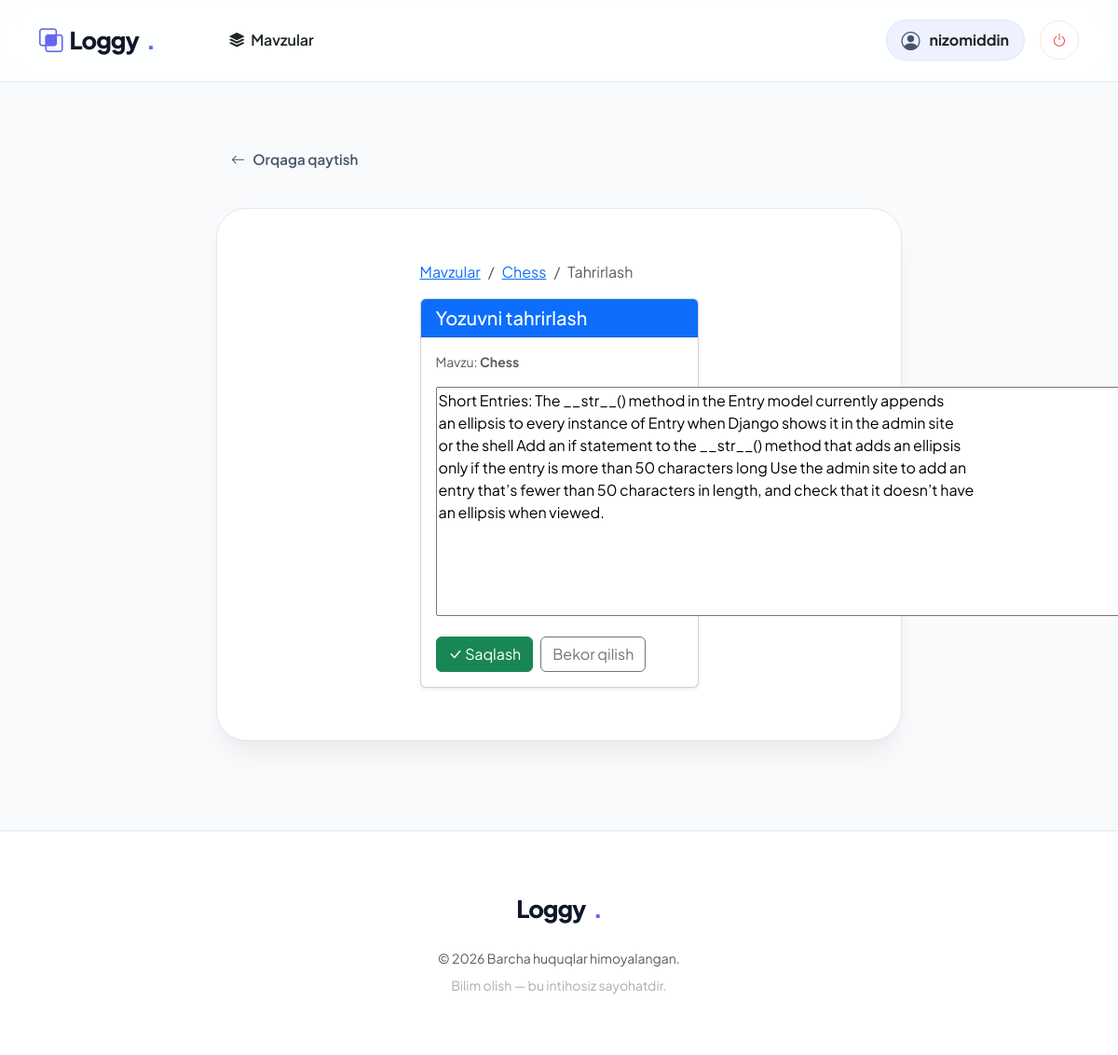
The app's page /edit_entry/3/ (signed in) with its own data.
### learning_logs/models.py (models this page shows, shortened)
class Topic(models.Model):
    text = models.CharField(max_length=200)
    date_added = models.DateTimeField(auto_now_add=True)
    owner = models.ForeignKey(User, on_delete=models.CASCADE)
    def __str__(self):
        return self.text

class Entry(models.Model):
    topic = models.ForeignKey(Topic, on_delete=models.CASCADE)
    text = models.TextField()
    date_added = models.DateTimeField(auto_now_add=True)
    class Meta:
        verbose_name_plural = 'entries'

### learning_logs/views.py (the view)
# urls.py: path('edit_entry/<int:entry_id>/', views.edit_entry, name='edit_entry'),
@login_required
def edit_entry(request, entry_id):
    entry = get_object_or_404(Entry, id=entry_id)
    topic = entry.topic
    if topic.owner != request.user:
        raise Http404
    if request.method != 'POST':
        form = EntryModelForm(instance=entry)
    else:
        form = EntryModelForm(instance=entry, data=request.POST)
        if form.is_valid():
            form.save()
            return HttpResponseRedirect(reverse('learning_logs:topic', args=[topic.id]))
    context = {'entry': entry, 'topic': topic, 'form': form}
    return render(request, 'learning_logs/edit_entry.html', context)

### learning_logs/forms.py
class EntryModelForm(forms.ModelForm):
    class Meta:
        model = Entry
        fields = ['text']
        labels = {'text': ''}
        widgets = {'text': forms.Textarea(attrs={'cols': 80})}

### learning_logs/templates/learning_logs/edit_entry.html (shortened to what this page needs)
{% extends "learning_logs/base.html" %}
{% block content %}
<div class="row justify-content-center">
    <div class="col-md-8 col-lg-6">
        <nav aria-label="breadcrumb">
            <ol class="breadcrumb">
                <li class="breadcrumb-item"><a href="{% url 'learning_logs:topics' %}">Mavzular</a></li>
                <li class="breadcrumb-item"><a href="{% url 'learning_logs:topic' topic.id %}">{{ topic }}</a></li>
                <li class="breadcrumb-item active" aria-current="page">Tahrirlash</li>
            </ol>
        </nav>
        <div class="card shadow-sm mt-3">
            <div class="card-header bg-primary text-white">
                <h5 class="card-title mb-0">Yozuvni tahrirlash</h5>
            </div>
            <div class="card-body">
                <p class="text-muted small">Mavzu: <strong>{{ topic }}</strong></p>
                <form action="{% url 'learning_logs:edit_entry' entry.id %}" method='post'>
                    <div class="mb-3">
                        {{ form.as_p }}
                    </div>
                    <div class="d-grid gap-2 d-md-flex justify-content-md-start">
                        <button name="submit" class="btn btn-success">
                            <i class="bi bi-check-lg"></i> Saqlash
                        </button>
                        <a href="{% url 'learning_logs:topic' topic.id %}" class="btn btn-outline-secondary">
                            Bekor qilish
                        </a>
                    </div>
                </form>
            </div>
        </div>
    </div>
</div>
{% endblock content %}

### learning_logs/templates/learning_logs/base.html (shortened to what this page needs)
<!DOCTYPE html>
<html lang="uz">
<head>
    <link href="https://cdn.jsdelivr.net/npm/bootstrap@5.3.2/dist/css/bootstrap.min.css" rel="stylesheet">
    <link rel="stylesheet" href="https://cdn.jsdelivr.net/npm/bootstrap-icons@1.11.2/font/bootstrap-icons.css">
</head>
<body class="d-flex flex-column min-vh-100">
    <nav class="navbar navbar-expand-lg sticky-top">
        <div class="container">
            <a class="navbar-brand" href="{% url 'learning_logs:index' %}">
                <i class="bi bi-intersect brand-dot"></i> Loggy<span class="brand-dot">.</span>
            </a>
            <div class="collapse navbar-collapse" id="navbarNav">
                <ul class="navbar-nav me-auto ps-lg-5">
                    <li class="nav-item">
                        <a class="nav-link fw-semibold px-3 text-dark" href="{% url 'learning_logs:topics' %}">
                            <i class="bi bi-stack me-1"></i> Mavzular
                        </a>
                    </li>
                </ul>
                <div class="d-flex align-items-center gap-3">
                    {% if user.is_authenticated %}
                        <div class="user-pill d-none d-sm-flex">
                            <i class="bi bi-person-circle text-accent fs-5"></i>
                            <span class="fw-bold text-dark fs-6">{{ user.username }}</span>
                        </div>
                        <form action="{% url 'users:logout' %}" method="post" class="m-0">
                            <button type="submit" class="logout-btn-circle" title="Chiqish">
                                <i class="bi bi-power"></i>
                            </button>
                        </form>
                    {% else %}
                        <a href="{% url 'users:login' %}" class="btn btn-link text-decoration-none text-dark fw-bold px-4">Kirish</a>
                        <a href="{% url 'users:register' %}" class="btn btn-brand">Boshlash</a>
                    {% endif %}
                </div>
            </div>
        </div>
    </nav>
    <main class="container main-container">
        <div class="row justify-content-center">
            <div class="col-xl-8 col-lg-10">
                {% if request.resolver_match.url_name != 'index' %}
                    <a href="javascript:history.back()" class="back-nav">
                        <i class="bi bi-arrow-left"></i> Orqaga qaytish
                    </a>
                {% endif %}
                <div class="content-box">
                    {% block content %}{% endblock content %}
                </div>
            </div>
        </div>
    </main>
    <footer class="text-center mt-auto">
        <div class="container">
            <div class="mb-4">
                <a class="navbar-brand justify-content-center" href="#">
                    Loggy<span class="brand-dot">.</span>
                </a>
            </div>
            <div class="text-muted small mb-0">
                &copy; 2026 Barcha huquqlar himoyalangan. <br>
                <span class="opacity-50 mt-2 d-block">Bilim olish — bu intihosiz sayohatdir.</span>
            </div>
        </div>
    </footer>
</body>
</html>

### learning_logs/templates/learning_logs/base.html (style rules this page uses)
:root { --accent: #6366f1; --accent-soft: #eef2ff; --surface: #ffffff; --background: #f8fafc; --text-heading: #0f172a; --text-body: #475569; --nav-bg: rgba(255, 255, 255, 0.85); --border: #e2e8f0; }
body { font-family: 'Plus Jakarta Sans', sans-serif; background-color: var(--background); color: var(--text-body); -webkit-font-smoothing: antialiased; text-rendering: optimizeLegibility; overflow-x: hidden; }
.navbar-brand { font-weight: 800; font-size: 1.6rem; letter-spacing: -1px; color: var(--text-heading) !important; display: flex; align-items: center; gap: 8px; }
.brand-dot { color: var(--accent); }
.navbar { padding: 1.2rem 0; backdrop-filter: blur(16px) saturate(180%); background: var(--nav-bg); border-bottom: 1px solid var(--border); transition: all 0.3s ease; }
.content-box { background: var(--surface); border-radius: 32px; padding: 3.5rem; border: 1px solid var(--border); box-shadow: 0 4px 6px -1px rgba(0, 0, 0, 0.02), 0 20px 25px -5px rgba(0, 0, 0, 0.05); transition: transform 0.3s ease; }
.user-pill { background: var(--accent-soft); padding: 6px 16px; border-radius: 100px; display: flex; align-items: center; gap: 10px; border: 1px solid rgba(99, 102, 241, 0.1); }
.logout-btn-circle { width: 42px; height: 42px; border-radius: 50%; display: flex; align-items: center; justify-content: center; background: #fff; color: #ef4444; border: 1px solid #fee2e2; transition: all 0.2s; }
.back-nav { display: inline-flex; align-items: center; gap: 8px; color: var(--text-body); text-decoration: none; font-weight: 600; font-size: 0.95rem; margin-bottom: 2rem; padding: 8px 16px; border-radius: 12px; transition: all 0.2s; }
.main-container { margin-top: 4rem; margin-bottom: 6rem; }
footer { background: var(--surface); padding: 4rem 0; border-top: 1px solid var(--border); }
.content-box { animation: fadeIn 0.6s ease-out; }

### records on screen
Topic: text "Chess"
Entry: text "Short Entries: The __str__() method in the Entry model currently appends an ellipsis to every instance of Entry when Django shows it in the admin site or the shell Add an if statement to the __str__() method that adds an ellipsis only if the entry is more than 50 characters long Use the admin site to add an entry that’s fewer than 50 characters in length, and check that it doesn’t have an ellipsis when viewed."

### other values on screen
{{ user.username }} "nizomiddin"
